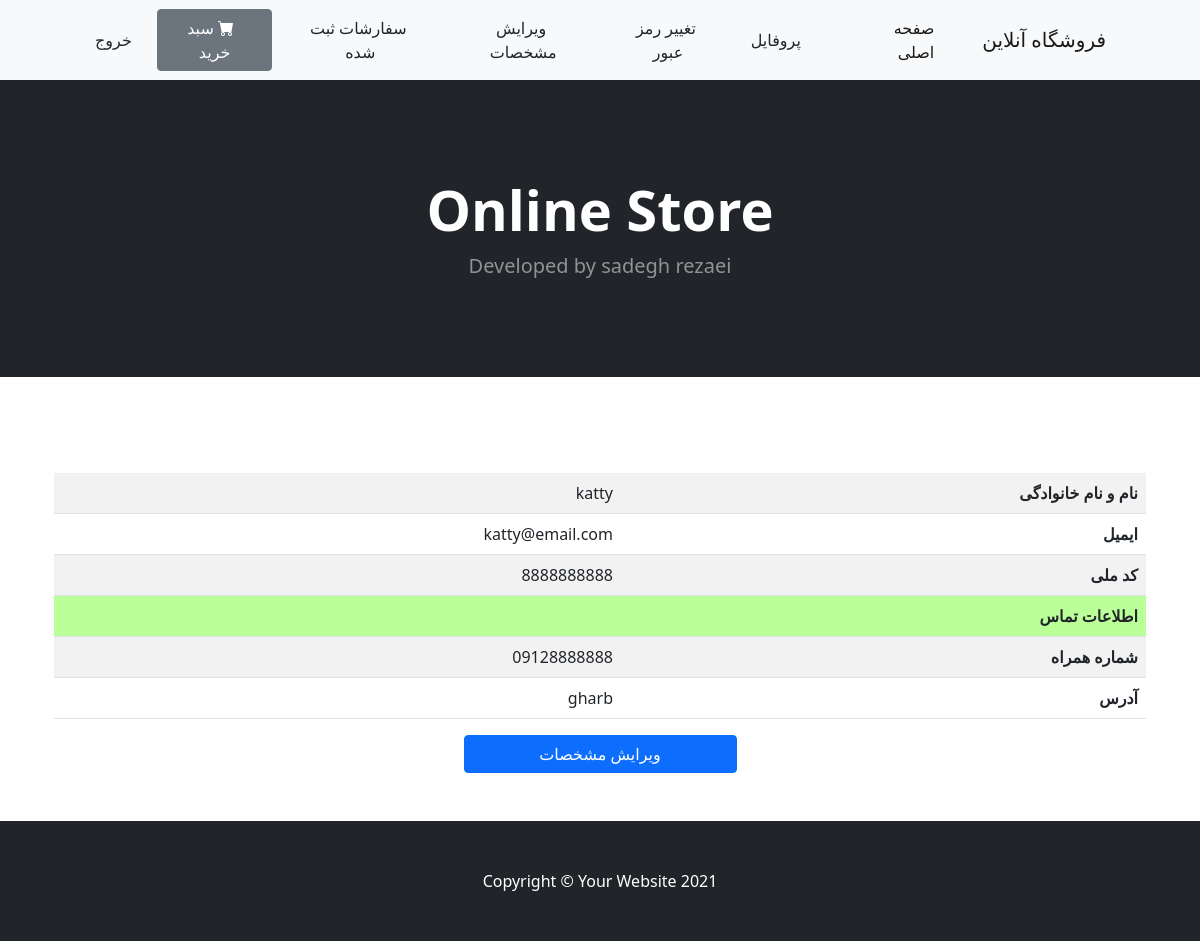
The app's page /accounts/profile/ (signed in) with its own data.
### accounts/models.py (models this page shows, shortened)
class User(AbstractBaseUser):
    email =         models.EmailField(max_length=254, unique=True)
    full_name =     models.CharField(max_length=200)
    national_code = models.CharField(max_length=10, unique=True) #validate
    mobile =        models.CharField(max_length=11, unique=True) #validate
    address =       models.TextField()
    ACCESS_LEVELS = (
        ('s','simple'),
        ('o','operator')
    )
    access_level =  models.CharField(max_length=1,  choices=ACCESS_LEVELS, default = 's')
    is_admin =      models.BooleanField(default=False)
    is_active =     models.BooleanField(default=True)
    created =       models.DateTimeField(auto_now_add=True)
    updated =       models.DateTimeField(auto_now=True)
    USERNAME_FIELD = 'email'
    REQUIRED_FIELDS = ['full_name', 'national_code', 'mobile', 'address']
    objects = MyUserManager()

### accounts/views.py (the view)
# urls.py: path('profile/', views.user_profile, name='user_profile'),
@login_required
def user_profile(request):
    user_id = request.user.id
    the_user = get_object_or_404(User, id = user_id)
    context = {
        'the_user' : the_user
    }
    return render(request,'accounts/user_profile.html', context)

### templates/accounts/user_profile.html (shortened to what this page needs)
{% extends 'base_accounts.html' %}
{% block content %}
    <table dir='rtl' class="table table-striped ">
        <tbody>
        <tr>
            <th scope="col">نام و نام خانوادگی</th>
            <td scope="col">{{ the_user.full_name }}</td>
        </tr>
        <tr>
            <th scope="col">ایمیل</th>
            <td scope="col">{{ the_user.email }}</td>
        </tr>
        <tr>
            <th scope="col">کد ملی</th>
            <td scope="col">{{ the_user.national_code }}</td>
        </tr>
        <tr><th style='background-color:#bbff99;' scope="col " colspan=2 >اطلاعات تماس</th></tr>
        <tr>
            <th scope="col">شماره همراه</th>
            <td scope="col">{{ the_user.mobile }}</td>
        </tr>
        <tr>
            <th scope="col">آدرس</th>
            <td scope="col">{{ the_user.address }}</td>
        </tr>
        </tbody>
    </table>
    <a href="{% url 'accounts:user_edit' %}" type="button" class="btn btn-primary">ویرایش مشخصات</a>
{% endblock %}

### records on screen
User: full_name "katty", email "katty@email.com", national_code "8888888888", mobile "09128888888", address "gharb"
